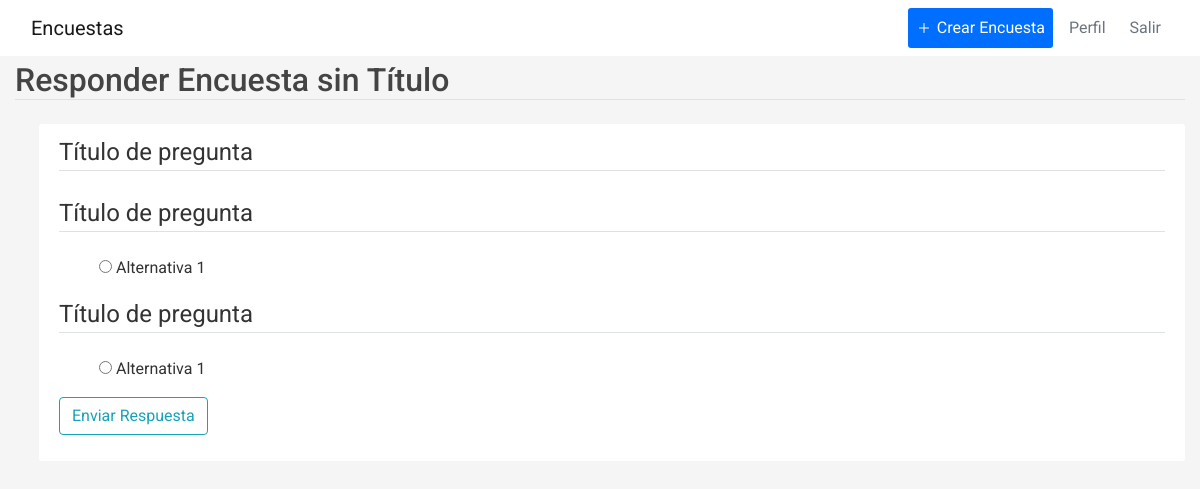
The page /responder_encuesta/35 (signed in) on the database its author committed.
### encuestas/models.py (models this page shows)
class Encuesta(db.Model):
    id = db.Column(db.Integer, primary_key = True)
    title = db.Column(db.String(100),nullable = False)
    description = db.Column(db.String(1000), nullable = False)
    image_file = db.Column(db.String(20), nullable=False, default='default.jpg')
    date_created = db.Column(db.DateTime, nullable = False, default = datetime.utcnow)
    date_posted = db.Column(db.DateTime, default = datetime.utcnow)
    user_id = db.Column(db.Integer, db.ForeignKey('user.id'),nullable = False)
    preguntas = db.relationship('Pregunta', backref = 'content', lazy = True)
    estado =  db.Column(db.String(100), default = "creada")
    categoria = db.Column(db.String(100),default = "Categoría" , nullable=False)
    likes = db.Column(db.Integer, default = 0, nullable = False)
    dislikes = db.Column(db.Integer, default = 0, nullable = False)

class Pregunta(db.Model):
    id = db.Column(db.Integer, primary_key = True)
    title = db.Column(db.String(100), nullable = False)
    encuesta_id = db.Column(db.Integer, db.ForeignKey('encuesta.id'), nullable = False)
    items = db.relationship('Item', backref = 'options', lazy = True)

class Item(db.Model):
    id = db.Column(db.Integer, primary_key = True)
    description = db.Column(db.String(1000), nullable = False)
    pregunta_id = db.Column(db.Integer, db.ForeignKey('pregunta.id'), nullable = False)

### encuestas/routes.py (the view, shortened to what this page needs)
@app.route("/responder_encuesta/<int:encuesta_id>", methods=['GET', 'POST'])
@login_required
def responder_encuesta(encuesta_id):
    encuesta = Encuesta.query.get_or_404(encuesta_id)
    preguntas = Pregunta.query.filter_by(encuesta_id = encuesta_id)
    selected_preguntas_id = []
    for pregunta in preguntas:
        selected_preguntas_id.append(pregunta.id)
    items = Item.query.filter(Item.pregunta_id.in_(selected_preguntas_id))
    respuesta_form = EnviarRespuestaForm()
    return render_template('responder_encuesta.html',
        title = 'Responder Encuesta',
        encuesta = encuesta,
        preguntas = preguntas,
        items = items,
        respuesta_form = respuesta_form,
    )

### encuestas/forms.py
class EnviarRespuestaForm(FlaskForm):
    like = SubmitField('Me ha gustado')
    dislike = SubmitField('No me ha gustado')
    normal = SubmitField('Omitir opinión')

### encuestas/models.py (called while the page is built)
@login_manager_.user_loader
def load_user(user_id):
    return User.query.get(int(user_id))

### encuestas/templates/responder_encuesta.html (shortened to what this page needs)
{% extends "layout.html" %}
{% block content %}
<h2 class="border-bottom mb-4">
    Responder {{ encuesta.title}}
</h2>
<div class="content-section ml-4">
    <form method="POST" action="">
        <div class="form-group">
            {%for pregunta in preguntas%}
            <fieldset class="form-group">
                <legend class="border-bottom">
                    {{pregunta.title}}
                </legend>
            </fieldset>
            <ul>
                {%for item in items%}
                {%if pregunta.id == item.pregunta_id%}
                <li style="list-style-type: none;">
                    <input type="radio" name='{{pregunta.id}}' value="{{item.id}}">
                    {{item.description}}
                </li>
                {%endif%}
                {%endfor%}
            </ul>
            {%endfor%}
            <button type="button"
                    class="btn btn-outline-info"
                    data-toggle="modal"
                    data-target="#likeModal">
                Enviar Respuesta
            </button>
        </div>
    </form>
</div>
{% endblock content %}

### encuestas/static/main.css (style rules this page uses)
body { font-family: "Roboto", sans-serif; font-weight: 400; background: #f5f5f5; color: #333; margin-top: 3.4rem; box-sizing: border-box; }
h1, h2, h3, h4, h5, h6 { color: #444444; }
.content-section { background: #ffffff; padding: 10px 20px; border-radius: 3px; margin-bottom: 20px; }
.gap-4 { gap: 0.4rem; }
html, body { width: 100%; height: 100%; }

### rows shown on the page
Encuesta: title "Encuesta sin Título"
Pregunta: title "Título de pregunta"
Pregunta: title "Título de pregunta"
Item: description "Alternativa 1"
Pregunta: title "Título de pregunta"
Item: description "Alternativa 1"
